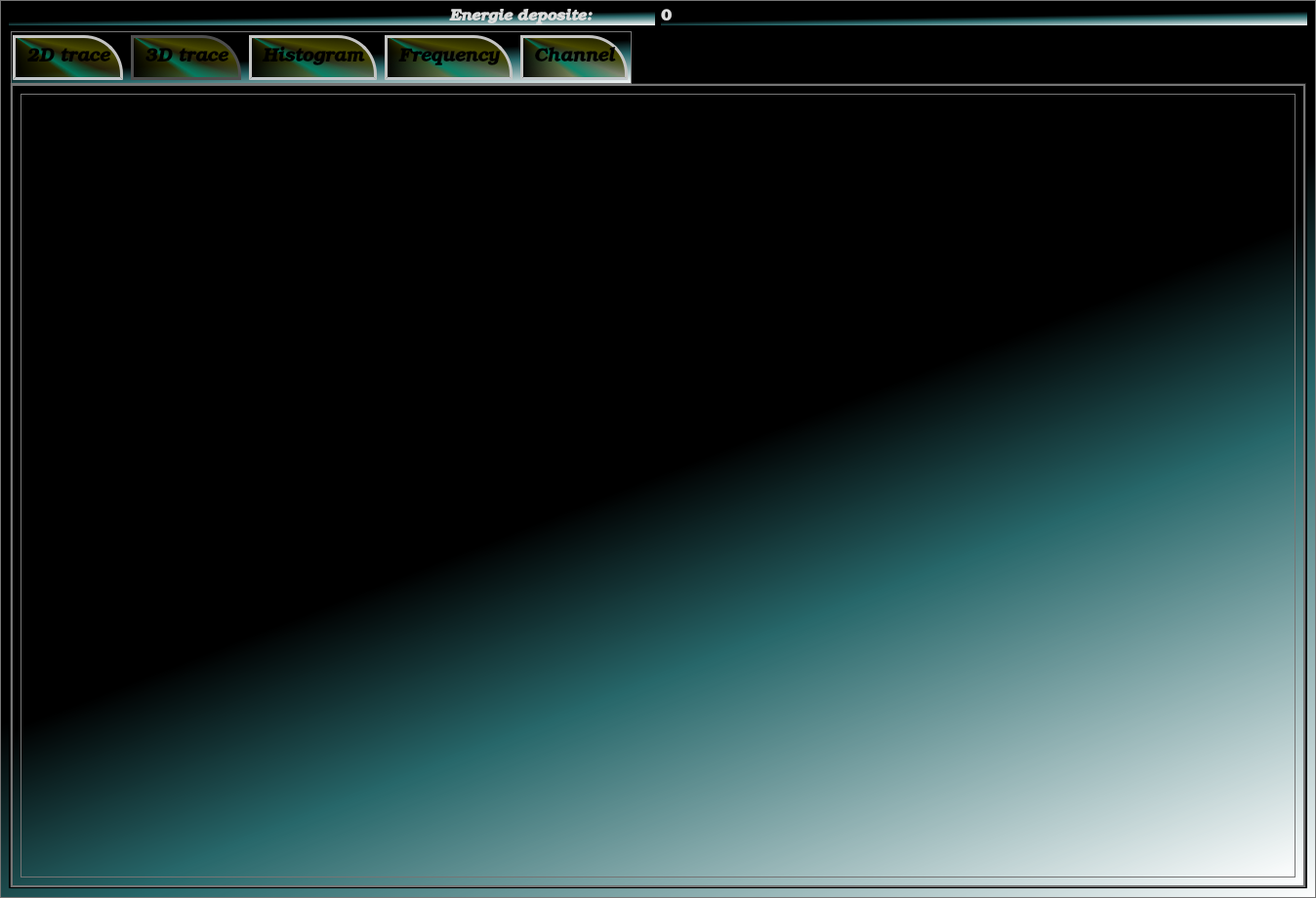
<?xml version="1.0" encoding="UTF-8"?>
<ui version="4.0">
 <class>MainWindow</class>
 <widget class="QMainWindow" name="MainWindow">
  <property name="geometry">
   <rect>
    <x>0</x>
    <y>0</y>
    <width>1348</width>
    <height>920</height>
   </rect>
  </property>
  <property name="minimumSize">
   <size>
    <width>0</width>
    <height>0</height>
   </size>
  </property>
  <property name="windowTitle">
   <string>Live Window</string>
  </property>
  <property name="styleSheet">
   <string notr="true">
/*
    Android Material Dark
	COLOR_DARK     = #212121 Grey 900
	COLOR_MEDIUM   = #424242 Grey 800
	COLOR_MEDLIGHT = #757575 Grey 600
	COLOR_LIGHT    = #DDDDDD White
	COLOR_ACCENT   = #3F51B5 Indigo 500
*/

* {
	background:qlineargradient(spread:pad, x1:0.517, y1:0.25, x2:1, y2:1, stop:0.211207 rgba(0, 0, 0, 255), stop:0.456897 rgba(39, 103, 106, 255), stop:1 rgba(255, 255, 255, 255));
	color: #DDDDDD;
	border: 1px solid #757575;
}

QWidget::item:selected {
	background: #3F51B5;
}

QCheckBox, QRadioButton {
	border: none;
}

QRadioButton::indicator, QCheckBox::indicator {
	width: 13px;
	height: 13px;
}

QRadioButton::indicator::unchecked, QCheckBox::indicator::unchecked {
	border: 1px solid #757575;
	background: none;
}

QRadioButton::indicator:unchecked:hover, QCheckBox::indicator:unchecked:hover {
	border: 1px solid #DDDDDD;
}

QRadioButton::indicator::checked, QCheckBox::indicator::checked {
	border: 1px solid #757575;
	background: #757575;
}

QRadioButton::indicator:checked:hover, QCheckBox::indicator:checked:hover {
	border: 1px solid #DDDDDD;
	background: #DDDDDD;
}

QGroupBox {
	margin-top: 6px;
}

QGroupBox::title {
	top: -7px;
	left: 7px;
}

QScrollBar {
	border: 1px solid #757575;
	background: #212121;
}

QScrollBar:horizontal {
	height: 15px;
	margin: 0px 0px 0px 32px;
}

QScrollBar:vertical {
	width: 15px;
	margin: 32px 0px 0px 0px;
}

QScrollBar::handle {
	background: #424242;
	border: 1px solid #757575;
}

QScrollBar::handle:horizontal {
	border-width: 0px 1px 0px 1px;
}

QScrollBar::handle:vertical {
	border-width: 1px 0px 1px 0px;
}

QScrollBar::handle:horizontal {
	min-width: 20px;
}

QScrollBar::handle:vertical {
	min-height: 20px;
}

QScrollBar::add-line, QScrollBar::sub-line {
	background:#424242;
	border: 1px solid #757575;
	subcontrol-origin: margin;
}

QScrollBar::add-line {
	position: absolute;
}

QScrollBar::add-line:horizontal {
	width: 15px;
	subcontrol-position: left;
	left: 15px;
}

QScrollBar::add-line:vertical {
	height: 15px;
	subcontrol-position: top;
	top: 15px;
}

QScrollBar::sub-line:horizontal {
	width: 15px;
	subcontrol-position: top left;
}

QScrollBar::sub-line:vertical {
	height: 15px;
	subcontrol-position: top;
}

QScrollBar:left-arrow, QScrollBar::right-arrow, QScrollBar::up-arrow, QScrollBar::down-arrow {
	border: 1px solid #757575;
	width: 3px;
	height: 3px;
}

QScrollBar::add-page, QScrollBar::sub-page {
	background: none;
}

QAbstractButton:hover {
	background: #424242;
}

QAbstractButton:pressed {
	background: #757575;
}

QAbstractItemView {
	show-decoration-selected: 1;
	selection-background-color: #3F51B5;
	selection-color: #DDDDDD;
	alternate-background-color: #424242;
}

QHeaderView {
	border: 1px solid #757575;
}

QHeaderView::section {
	background: #212121;
	border: 1px solid #757575;
	padding: 4px;
}

QHeaderView::section:selected, QHeaderView::section::checked {
	background: #424242;
}

QTableView {
	gridline-color: #757575;
}

QTabBar {
	margin-left: 2px;
}

QTabBar::tab {
	border-radius: 0px;
	padding: 4px;
	margin: 4px;
}

QTabBar::tab:selected {
	background: #424242;
}

QComboBox::down-arrow {
	border: 1px solid #757575;
	background: #424242;
}

QComboBox::drop-down {
	border: 1px solid #757575;
	background: #424242;
}

QComboBox::down-arrow {
	width: 3px;
	height: 3px;
	border: 1px solid #757575;
}

QAbstractSpinBox {
	padding-right: 15px;
}

QAbstractSpinBox::up-button, QAbstractSpinBox::down-button {
	border: 1px solid #757575;
	background: #424242;
	subcontrol-origin: border;
}

QAbstractSpinBox::up-arrow, QAbstractSpinBox::down-arrow {
	width: 3px;
	height: 3px;
	border: 1px solid #757575;
}

QSlider {
	border: none;
}

QSlider::groove:horizontal {
	height: 5px;
	margin: 4px 0px 4px 0px;
}

QSlider::groove:vertical {
	width: 5px;
	margin: 0px 4px 0px 4px;
}

QSlider::handle {
	border: 1px solid #757575;
	background: #424242;
}

QSlider::handle:horizontal {
	width: 15px;
	margin: -4px 0px -4px 0px;
}

QSlider::handle:vertical {
	height: 15px;
	margin: 0px -4px 0px -4px;
}

QSlider::add-page:vertical, QSlider::sub-page:horizontal {
	background: #3F51B5;
}

QSlider::sub-page:vertical, QSlider::add-page:horizontal {
	background: #424242;
}

QLabel {
	border: none;
}

QProgressBar {
	text-align: center;
}

QProgressBar::chunk {
	width: 1px;
	background-color: #3F51B5;
}

QMenu::separator {
	background: #424242;
}

QStatusBar {
	border: 1px;
	color: #3F51B5;
}</string>
  </property>
  <property name="tabShape">
   <enum>QTabWidget::Rounded</enum>
  </property>
  <widget class="QWidget" name="centralwidget">
   <property name="autoFillBackground">
    <bool>false</bool>
   </property>
   <layout class="QGridLayout" name="gridLayout">
    <item row="0" column="2">
     <layout class="QGridLayout" name="gridLayout_2">
      <item row="0" column="0">
       <widget class="QLabel" name="label">
        <property name="font">
         <font>
          <family>URW Bookman L</family>
          <pointsize>12</pointsize>
          <weight>75</weight>
          <italic>true</italic>
          <bold>true</bold>
         </font>
        </property>
        <property name="styleSheet">
         <string notr="true">background:qlineargradient(spread:repeat, x1:1, y1:0, x2:0, y2:1, stop:0.310345 rgba(156, 143, 137, 133), stop:0.378572 rgba(104, 117, 126, 145), stop:0.392241 rgba(135, 143, 88, 130), stop:0.479796 rgba(136, 129, 116, 208), stop:0.537455 rgba(185, 214, 223, 69), stop:0.543862 rgba(51, 38, 12, 69), stop:0.592552 rgba(52, 52, 52, 130), stop:0.597677 rgba(17, 42, 49, 255), stop:0.74569 rgba(48, 48, 48, 69), stop:0.891088 rgba(101, 95, 60, 69));
</string>
        </property>
        <property name="text">
         <string>                                                                                   Energie deposite:</string>
        </property>
       </widget>
      </item>
      <item row="0" column="1">
       <widget class="QLabel" name="EnergieDep">
        <property name="font">
         <font>
          <family>URW Bookman L</family>
          <pointsize>12</pointsize>
          <weight>75</weight>
          <bold>true</bold>
         </font>
        </property>
        <property name="text">
         <string>0</string>
        </property>
       </widget>
      </item>
     </layout>
    </item>
    <item row="1" column="2">
     <widget class="QTabWidget" name="display">
      <property name="minimumSize">
       <size>
        <width>1330</width>
        <height>0</height>
       </size>
      </property>
      <property name="font">
       <font>
        <family>URW Bookman L</family>
        <pointsize>14</pointsize>
        <weight>75</weight>
        <italic>true</italic>
        <bold>true</bold>
       </font>
      </property>
      <property name="styleSheet">
       <string notr="true">QTabWidget::tab-bar {
left:0px;
}
/* Style the tab using the tab sub-control. Note that it reads QTabBar _not_ QTabWidget */

QTabBar::tab:selected {
border-color: rgb(77, 77, 77);
}

QTabWidget::pane { /* The tab widget frame */
border-top: 5px solid qlineargradient(spread:pad, x1:0.176, y1:1, x2:0.797, y2:1, stop:0 rgba(136, 106, 22, 255), stop:0.225 rgba(166, 140, 41, 255), stop:0.285 rgba(204, 181, 74, 255), stop:0.345 rgba(235, 219, 102, 255), stop:0.415 rgba(245, 236, 112, 255), stop:0.52 rgba(209, 190, 76, 255), stop:0.57 rgba(187, 156, 51, 255), stop:0.635 rgba(168, 142, 42, 255), stop:0.695 rgba(202, 174, 68, 255), stop:0.75 rgba(218, 202, 86, 255), stop:0.815 rgba(208, 187, 73, 255), stop:0.88 rgba(187, 156, 51, 255), stop:1 rgba(137, 108, 26, 255));
border-bottom:5px solid qlineargradient(spread:pad, x1:0.176, y1:1, x2:0.797, y2:1, stop:0 rgba(136, 106, 22, 255), stop:0.225 rgba(166, 140, 41, 255), stop:0.285 rgba(204, 181, 74, 255), stop:0.345 rgba(235, 219, 102, 255), stop:0.415 rgba(245, 236, 112, 255), stop:0.52 rgba(209, 190, 76, 255), stop:0.57 rgba(187, 156, 51, 255), stop:0.635 rgba(168, 142, 42, 255), stop:0.695 rgba(202, 174, 68, 255), stop:0.75 rgba(218, 202, 86, 255), stop:0.815 rgba(208, 187, 73, 255), stop:0.88 rgba(187, 156, 51, 255), stop:1 rgba(137, 108, 26, 255));
border-left:5px solid qlineargradient(spread:pad, x1:1, y1:0, x2:1, y2:1, stop:0 rgba(136, 106, 22, 255), stop:0.225 rgba(166, 140, 41, 255), stop:0.285 rgba(204, 181, 74, 255), stop:0.345 rgba(235, 219, 102, 255), stop:0.415 rgba(245, 236, 112, 255), stop:0.52 rgba(209, 190, 76, 255), stop:0.57 rgba(187, 156, 51, 255), stop:0.635 rgba(168, 142, 42, 255), stop:0.695 rgba(202, 174, 68, 255), stop:0.75 rgba(218, 202, 86, 255), stop:0.815 rgba(208, 187, 73, 255), stop:0.88 rgba(187, 156, 51, 255), stop:1 rgba(137, 108, 26, 255));
border-right:5px solid qlineargradient(spread:pad, x1:1, y1:0, x2:1, y2:1, stop:0 rgba(136, 106, 22, 255), stop:0.225 rgba(166, 140, 41, 255), stop:0.285 rgba(204, 181, 74, 255), stop:0.345 rgba(235, 219, 102, 255), stop:0.415 rgba(245, 236, 112, 255), stop:0.52 rgba(209, 190, 76, 255), stop:0.57 rgba(187, 156, 51, 255), stop:0.635 rgba(168, 142, 42, 255), stop:0.695 rgba(202, 174, 68, 255), stop:0.75 rgba(218, 202, 86, 255), stop:0.815 rgba(208, 187, 73, 255), stop:0.88 rgba(187, 156, 51, 255), stop:1 rgba(137, 108, 26, 255)) ;
}


QTabBar::tab {
background:qconicalgradient(cx:0, cy:0, angle:135, stop:0 rgba(0, 148, 114, 69), stop:0.375 rgba(0, 0, 0, 255), stop:0.452889 rgba(71, 72, 0, 145), stop:0.466983 rgba(1, 128, 99, 228), stop:0.503158 rgba(72, 69, 20, 130), stop:0.505423 rgba(72, 61, 20, 130), stop:0.55 rgba(72, 72, 0, 255), stop:0.668103 rgba(0, 0, 0, 255), stop:0.685345 rgba(72, 72, 0, 69), stop:0.905172 rgba(72, 57, 0, 130));
border: 3px solid #C4C4C3;
border-bottom-color: #C2C7CB; /* same as the pane color */
border-top-right-radius: 40px;
min-width: 33ex;
padding: 10px;
color:rgb(0, 0, 0);
}</string>
      </property>
      <property name="currentIndex">
       <number>1</number>
      </property>
      <widget class="QWidget" name="tracker">
       <attribute name="title">
        <string>2D trace</string>
       </attribute>
       <layout class="QGridLayout" name="gridLayout_6">
        <item row="0" column="0">
         <layout class="QGridLayout" name="gridLayout_5">
          <item row="0" column="0">
           <widget class="GraphicsLayoutWidget" name="plttracker">
            <property name="minimumSize">
             <size>
              <width>1040</width>
              <height>0</height>
             </size>
            </property>
           </widget>
          </item>
         </layout>
        </item>
       </layout>
      </widget>
      <widget class="QWidget" name="threed">
       <attribute name="title">
        <string>3D trace</string>
       </attribute>
       <layout class="QGridLayout" name="gridLayout_4">
        <item row="0" column="0">
         <widget class="GLViewWidget" name="plt3d"/>
        </item>
       </layout>
      </widget>
      <widget class="QWidget" name="histogram">
       <attribute name="title">
        <string>Histogram</string>
       </attribute>
       <layout class="QGridLayout" name="gridLayout_8">
        <item row="0" column="0">
         <layout class="QGridLayout" name="gridLayout_7">
          <item row="0" column="0">
           <widget class="GraphicsLayoutWidget" name="plthistogram"/>
          </item>
         </layout>
        </item>
       </layout>
      </widget>
      <widget class="QWidget" name="frequency">
       <attribute name="title">
        <string>Frequency</string>
       </attribute>
       <layout class="QGridLayout" name="gridLayout_10">
        <item row="0" column="0">
         <layout class="QGridLayout" name="gridLayout_9">
          <item row="0" column="0">
           <widget class="GraphicsLayoutWidget" name="pltfrequency"/>
          </item>
         </layout>
        </item>
       </layout>
      </widget>
      <widget class="QWidget" name="channel">
       <attribute name="title">
        <string>Channel</string>
       </attribute>
       <layout class="QGridLayout" name="gridLayout_12">
        <item row="0" column="0">
         <layout class="QGridLayout" name="gridLayout_11">
          <item row="0" column="0">
           <widget class="GraphicsLayoutWidget" name="pltchannel"/>
          </item>
         </layout>
        </item>
       </layout>
      </widget>
     </widget>
    </item>
   </layout>
  </widget>
  <action name="actionAll_pannel">
   <property name="checkable">
    <bool>false</bool>
   </property>
   <property name="enabled">
    <bool>true</bool>
   </property>
   <property name="text">
    <string>All pannel</string>
   </property>
  </action>
  <action name="actionHistogram">
   <property name="text">
    <string>Histogram</string>
   </property>
  </action>
  <action name="actionTracker">
   <property name="text">
    <string>Tracker</string>
   </property>
  </action>
  <action name="actionChannels">
   <property name="text">
    <string>Channels</string>
   </property>
   <property name="font">
    <font>
     <family>URW Bookman L</family>
     <pointsize>12</pointsize>
     <weight>75</weight>
     <bold>true</bold>
    </font>
   </property>
  </action>
  <action name="actionAll">
   <property name="text">
    <string>All</string>
   </property>
  </action>
 </widget>
 <customwidgets>
  <customwidget>
   <class>GraphicsLayoutWidget</class>
   <extends>QGraphicsView</extends>
   <header location="global">pyqtgraph</header>
  </customwidget>
  <customwidget>
   <class>GLViewWidget</class>
   <extends>QGraphicsView</extends>
   <header location="global">pyqtgraph.opengl</header>
  </customwidget>
 </customwidgets>
 <resources/>
 <connections/>
</ui>
